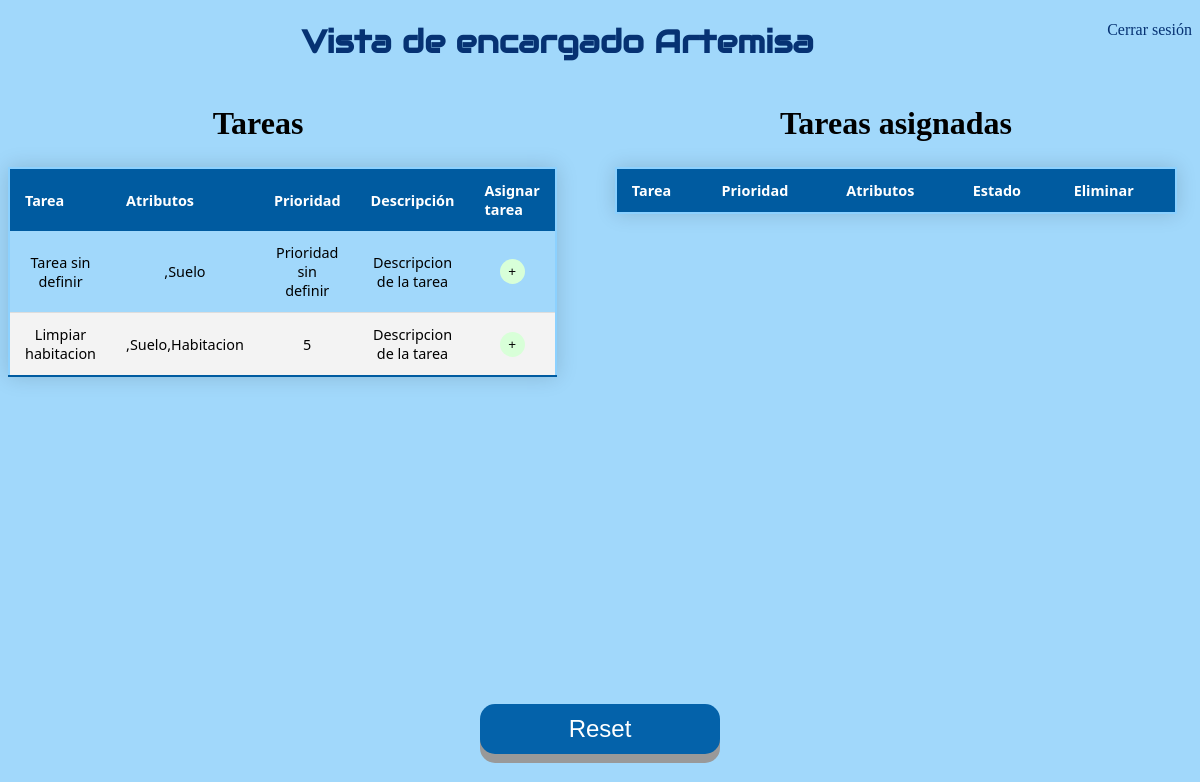
The page /interfaz_encargado.html on the database as committed earlier.
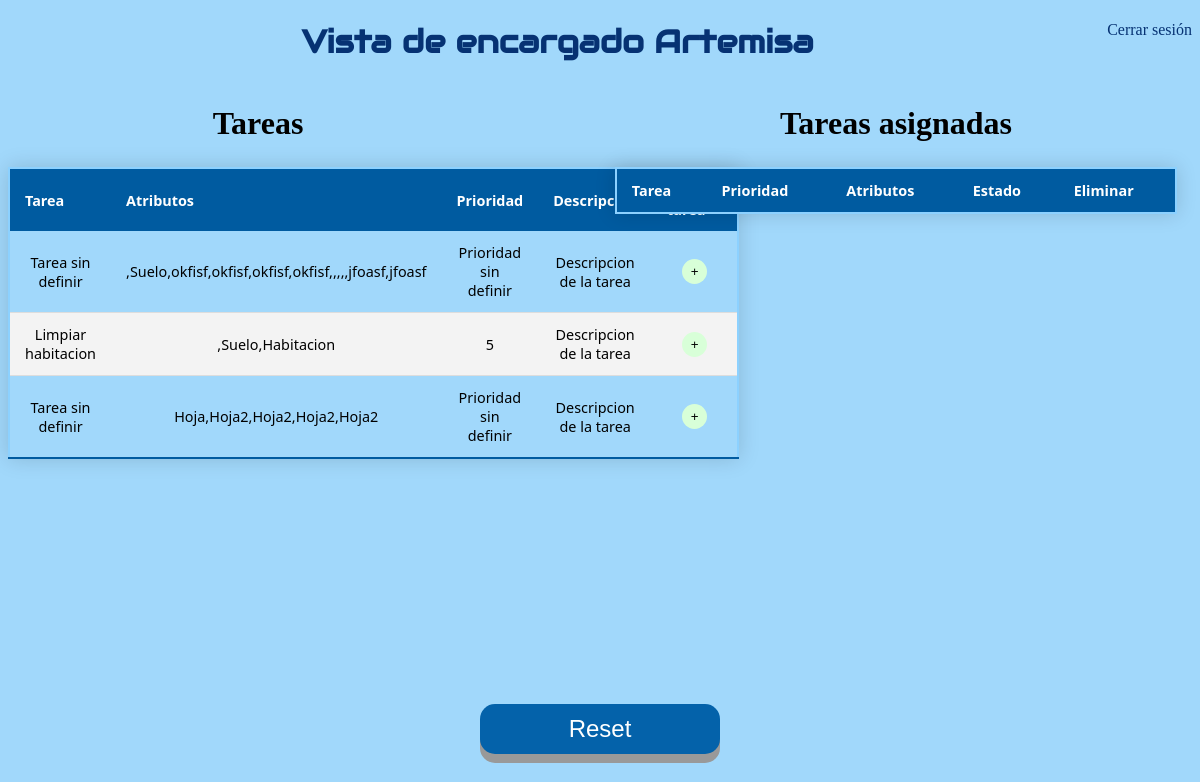
The same page on the database as committed later.
### app.py (models this page shows)
class Todo(db.Model): #Tabla para tareas creadas
    id = db.Column(db.Integer, primary_key=True)
    content = db.Column(db.String(200), nullable=False)
    priority = db.Column(db.String(200))        # prioridad
    descripcion = db.Column(db.String(200))             # Descripcion
    atributos = db.Column(db.String(800))               # Atributos

### app.py (the view)
@app.route('/interfaz_encargado.html', methods=['POST','GET'])   # Redireccion a Encargado
def encargado():
    tasks = Todo.query.order_by(Todo.id).all() # tareas ordenadas por id
    instancias = InstanciaTarea.query.order_by(InstanciaTarea.priority).all() # instancias de tareas ordenadas por prioridad
    return render_template('interfaz_encargado.html', tasks=tasks, instancias=instancias)

### templates/interfaz_encargado.html (shortened to what this page needs)
{% extends 'base.html' %}
{% block body %}
<a style="float:right" href="index.html">Cerrar sesión</a>
    <h1 class="principal" style="text-align:center"> Vista de encargado Artemisa</h1>
    <div class="inline-div-izquierda">
        <h1 class="Copper">Tareas</h1>
        <center>
            <table>
                <thead>
                    <tr>
                        <th> Tarea</th>
                        <th>Atributos</th>
                        <th>Prioridad</th>
                        <th>Descripción</th>
                        <th>Asignar tarea</th>
                    </tr>
                </thead>
                {% for task in tasks %}
                    {% if task.id!=1 %}
                            <tr>
                            <td> {{ task.content }}</td>
                            <td>
                                {{task.atributos}}
                            </td>
                            <td>
                                {{task.priority}}
                            </td>
                            <td>
                                {{task.descripcion}}
                            </td>
                            <td>
                                <button type="button" class="button3" onClick="window.location.href='/asignar/{{task.id}}';">+</button>
                            </td>
                        </tr>
                    {% endif %}
                {% endfor %}
            </table>
        </center>
    </div>
    <center>
        <div class="inline-div-derecha">
            <h1 class="Copper"> Tareas asignadas</h1>
            <center>
                <table>
                    <thead>
                        <tr>
                            <th> Tarea</th>
                            <th>Prioridad</th>
                            <th>Atributos</th>
                            <th>Estado</th>
                            <th>Eliminar</th>
                        </tr>
                    </thead>
                </table>
        </div>
    </center>
    <button id="boton2" class="button2" onclick="window.location.href='interfaz_encargado.html';">Reset</button>
{% endblock %}

### templates/base.html (shortened to what this page needs)
<!DOCTYPE html>
<html>
    <head>
        <link rel="stylesheet" href="{{ url_for('static', filename='css/main.css') }}">
    </head>
    <body>
        {% block body %} {% endblock %}
    </body>
</html>

### static/css/main.css (style rules this page uses)
a:link { text-decoration: none; color: rgb(6, 50, 115); }
body { background-color: #a1d8fb; }
h1.Copper { font-family: Copperplate, Papyrus, fantasy; text-align: center }
h1.principal { font-family: "Audiowide", sans-serif; color: rgb(6, 50, 115); }
.button2 { width: 20%; height: 50px; position: absolute; top: 88%; left: 40%; font-size: 24px; text-align: center; position: absolute; bottom: 30px; right: 600px; cursor: pointer; outline: none; color: #fff; background-color: #0462aa; border: none; border-radius: 15px; box-shadow: 0 9px #999; }
.button3 { width: 25px; height: 25px; border: none; border-radius: 15px; background-color: #d8ffd8; }
.inline-div-derecha { width: 50%; float: right; }
.inline-div-izquierda { width: 500px; float: left; }
table { border: 2px solid rgb(140, 209, 255); border-collapse: collapse; width: 95%; margin: 25px 0; font-size: 0.9em; font-family: "Segoe UI"; text-align: center; min-width: 400px; box-shadow: 0 0 20px rgba(0, 0, 0, 0.15); }
thead tr { background-color: #005ba0; color: #ffffff; text-align: left; }
th, td { padding: 12px 15px; }
tbody tr { border-bottom: 1px solid #dddddd; }
tbody tr:nth-of-type(even) { background-color: #f3f3f3; }
tbody tr:last-of-type { border-bottom: 2px solid #005ba0; }

Rows that differ between the two databases and show on the page:
changed Todo: atributos ",Suelo" → ",Suelo,okfisf,okfisf,okfisf,okfisf,,,,,jfoasf,jfoasf"
added Todo: content "Tarea sin definir", atributos "Hoja,Hoja2,Hoja2,Hoja2,Hoja2", priority "Prioridad sin definir", descripcion "Descripcion de la tarea"
